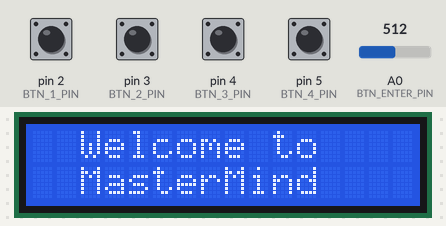
A sketch run on a simulated Arduino Uno, built with avr-gcc and run on an emulated ATmega328P. On the bench: 16×2 character LCD. The test bench sets the inputs (shaded band); at power-on: pin 2 (BTN_1_PIN), pin 3 (BTN_2_PIN), pin 4 (BTN_3_PIN), pin 5 (BTN_4_PIN) LOW, A0 (BTN_ENTER_PIN) = 512. Random numbers use the default seed unless the sketch sets one.

Above: at 9.3 s.
9.4 s: A0 (BTN_ENTER_PIN) set to 984
At 11.2 s:
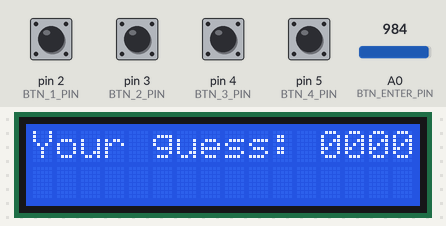
12.2 s: A0 (BTN_ENTER_PIN) set to 1013
At 13.0 s:
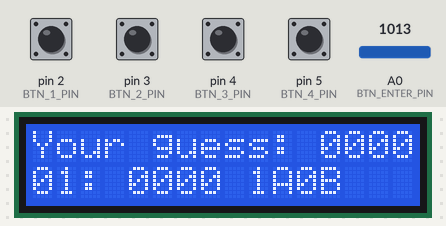
At 36.6 s:
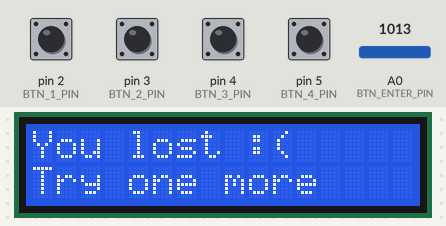
Timing chart, 0 to 38.1 s (numbered marks = the images above; inputs shaded):
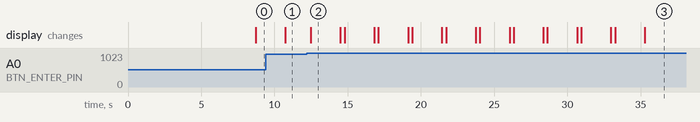

The sketch:

ps6.ino
```cpp
#include "lcd_wrapper.h"
#include "mastermind.h"
#include <time.h>

void setup() {
    srand(time(NULL));
    lcd_init();
}

void loop() {
    char* code = generate_code(false, 4);
    play_game(code);
    free(code);
}
```

mastermind.cpp
```cpp
#include <Arduino.h>
#include "lcd_wrapper.h"
#include "mastermind.h"
#include <stdio.h>
#include <stdlib.h>
#include <time.h>
#include <math.h>
#include <string.h>

char* generate_code(bool repeat, int length){

    if(length < 1) return NULL;
    if(!repeat && length > 10) return NULL;

    char *code = (char*)calloc(length + 1, sizeof(char));

    bool used_cifry[10] = { false };
    for (int i = 0; i < length; i++) {
        int cifra;
        do {
            cifra = rand() % 10;
        } while (!repeat && used_cifry[cifra]);

        code[i] = '0' + cifra;
        used_cifry[cifra] = true;
    }

    code[length] = '\0';
    return code;
}

void get_score(const char* secret, const char* guess, int* peg_a, int* peg_b){
    *peg_a = 0;
    *peg_b = 0;
    char gg[10];

    strcpy(gg, guess);
    for (int i = 0; secret[i]; i+=1) {
        for (int j = 0; gg[j]; j +=1) {
            if (secret[i] == gg[j]) {
                *peg_b +=1;
                gg[j] = ' ';
                break;
            }
        }
        if (secret[i] == guess [i]) {
            *peg_a += 1;
            *peg_b -= 1;
        }
    }
}

void turn_off_leds() {
    for (int i = 6; i < 14; i++) {
        digitalWrite(i, LOW);
    }
}

void lights_greeting() {
    for (int i = 6; i < 14; i++){
        digitalWrite(i, HIGH);
        delay(150);
        turn_off_leds();
    }
    delay(200);
    for (int i = 6; i < 14; i++){
        digitalWrite(i, HIGH);
        delay(150);
        turn_off_leds();
    }
    delay(200);
    for (int i = 6; i < 14; i++){
        digitalWrite(i, HIGH);
        delay(150);
        turn_off_leds();
    }
    delay(200);
    for(int i = LED_BLUE_1; i <= LED_BLUE_4; i+=2) {
        digitalWrite(i, HIGH);
    }
    delay(500);
    turn_off_leds();
    delay(200);
    for(int i = LED_RED_1; i <= LED_RED_4; i+=2) {
        digitalWrite(i, HIGH);
    }
    delay(500);
    turn_off_leds();
    delay(200);
}

char change_number(char symbol) {

    if (symbol < '0' || symbol > '9') return symbol;

    if (symbol == '9') return '0';
    else{
        return symbol + 1;
    }
}

void render_leds(const int peg_a, const int peg_b) {
    int blue_led = LED_BLUE_1;
    for(int i = 0; i < peg_a; i++) {
        digitalWrite(blue_led, HIGH);
        blue_led += 2;
    }

    int red_led = LED_RED_1;
    for(int i = 0; i < peg_b; i++) {
        digitalWrite(red_led, HIGH);
        red_led += 2;
    }
}

void render_history(char* secret, char** history, const int entry){
    int a,b;
    lcd_set_cursor(10, 1);
    lcd_num(entry + 1);
    lcd_print((char *) ":");
    get_score(secret, history[entry], &a, &b);
    lcd_num(a);
    lcd_print((char *) "A");
    lcd_num(b);
    lcd_print((char *) "B");
    turn_off_leds();
    render_leds(a, b);
}

void play_game(char* secret){
    lights_greeting();
    lcd_clear();

    lcd_print_at(2, 0, "Welcome to ");
    lcd_print_at(2, 1, "MasterMind ");

    delay(2000);
    lcd_clear();


    int guesses = 0;
    int delay_time = 250;
    char gues[5] = "0000";
    char **history = (char **) calloc(10, sizeof(char *));
    for(int i = 0; i < 10; i++) {
        history[i] = (char *) calloc(5, sizeof(char));
    }


    while(guesses < 10) {
        int led_a = 0;
        int led_b = 0;
        char guess[] = "0000";
        int history_position = guesses - 1;

        if(guesses > 0) {
            render_history(secret, history, history_position);
        }

        lcd_set_cursor(0, 0);
        lcd_print("Your guess: ");
        lcd_print_at(12, 0, guess);

        while(analogRead(BTN_ENTER_PIN) < 1000) {
            if(digitalRead(BTN_1_PIN) == HIGH) {
                unsigned long pressed_time = millis();
                while(digitalRead(BTN_1_PIN) == HIGH) {
                    if(guesses == 0) {
                        break;
                    }
                    if (digitalRead(BTN_2_PIN) == HIGH) {
                        if (history_position > 0) {
                            history_position -= 1;
                        }
                        render_history(secret, history, history_position);
                        delay(200);
                    } else if (digitalRead(BTN_3_PIN) == HIGH) {
                        if (history_position != guesses - 1) {
                            history_position += 1;
                        }
                        render_history(secret, history, history_position);
                        delay(200);
                    }
                }
                unsigned long released_time = millis();
                if((released_time - pressed_time) < delay_time) {
                    guess[0] = change_number(guess[0]);
                    lcd_print_at(12, 0, guess);
                    delay(delay_time);
                }
            } else if(digitalRead(BTN_2_PIN) == HIGH) {
                guess[1] = change_number(guess[1]);
                lcd_print_at(12, 0, guess);
                delay(delay_time);
            } else if(digitalRead(BTN_3_PIN) == HIGH) {
                guess[2] = change_number(guess[2]);
                lcd_print_at(12, 0, guess);
                delay(delay_time);
            } else if(digitalRead(BTN_4_PIN) == HIGH) {
                guess[3] = change_number(guess[3]);
                lcd_print_at(12, 0, guess);
                delay(delay_time);
            }
        }

        delay(delay_time);
        get_score(secret, guess, &led_a, &led_b);

        if(led_a == 4) {

            lcd_clear();
            lcd_print_at(0, 0, "Winner Winner");
            lcd_print_at(2, 1, "Winner Winner");

            for(int i = LED_BLUE_1; i <= LED_RED_4; i++) {
                digitalWrite(i, HIGH);
            }

            delay(5000);
            turn_off_leds();
            lcd_clear();

            break;
        } else {
            guesses += 1;
            strcpy(history[guesses - 1], guess);
            lcd_clear();
            lcd_print_at(0, 0, "Your guess: ");
            lcd_print_at(12, 0, guess);
            char result[16];
            sprintf(result, "%02d: %s %dA%dB", guesses, guess, led_a, led_b);
            lcd_print_at(0, 1, result);

            delay(2000);
            lcd_clear();
            turn_off_leds();
            render_leds(led_a, led_b);
        }
    }

    if(guesses == 10) {

        lcd_clear();
        lcd_print_at(0, 0, "You lost :(");
        lcd_print_at(0, 1, "Try one more");

        delay(5000);
        lcd_clear();
    }

    for(int i = 0; i < 10; i++) {
        free(history[i]);
    }
    free(history);
}
```

mastermind.h
```cpp
#ifndef _MASTERMIND_H
#define _MASTERMIND_H

#define BTN_1_PIN       2
#define BTN_2_PIN       3
#define BTN_3_PIN       4
#define BTN_4_PIN       5
#define BTN_ENTER_PIN   A0

#define LED_BLUE_1      6
#define LED_RED_1       7
#define LED_BLUE_2      8
#define LED_RED_2       9
#define LED_BLUE_3      10
#define LED_RED_3       11
#define LED_BLUE_4      12
#define LED_RED_4       13


/**
 * Generate secret code
 *
 * Generates secret code, which consists from digits only as a string.
 * No two digits in the code combination can be same! Only if the repeat
 * parameter is set to true.
 * The length of generated code is set by the parameter length. If the given
 * parameter is less than 1, function will generate no code and returns NULL.
 * @param repeat if set to true, numbers in the generated code can repeat
 * @param length the length of the code
 * @return Pointer to the random generated code as string of given length. If length param is less than 1, return NULL.
 */
char* generate_code(bool repeat, int length);


/**
 * Game loop
 *
 * This is the main game loop. Function is called with the secret combination and
 * ends, when the combination is found or when the player runs out of the attempts.
 * @param secret reference to the secret combination
 */
void play_game(char* secret);


/**
 * Renders the RGB leds based on the guessed combination
 *
 * Lights up RGB leds with propper colors based on the current guessed combination.
 * Red color is for guessed number on correct position and blue number is for
 * guessed number on incorrect posititoin.
 * @param peg_a number of guessed digits on correct position
 * @param peg_b number of guessed digits on incorrect position
 */
void render_leds(const int peg_a, const int peg_b);


/**
 * Turns all RGB leds off
 */
void turn_off_leds();
void lights_greeting();


/**
 * Renders history
 *
 * Renders line of a history defined by the parameter entry_nr on the display.
 * @param secret reference to the secret combination
 * @param history list (array) of history entries
 * @param entry_nr index of history entry to render
 */
void render_history(char* secret, char** history, const int entry_nr);


/**
 * Returns score for the given guess
 *
 * @param secret the pointer to the secret code
 * @param guess the pointer to the current guess
 * @param peg_a output parameter to get number of As for current guess
 * * @param peg_b output parameter to get number of Bs for current guess
 */
void get_score(const char* secret, const char* guess, int* peg_a, int* peg_b);
#endif
```

lcd_wrapper.cpp
```cpp
#include <Arduino.h>
#include <LiquidCrystal_I2C.h>
#include "lcd_wrapper.h"

LiquidCrystal_I2C lcd(0x27, 16, 2);

void ahoj(){
    lcd.setCursor(0, 0);
    lcd.print(" hello everyone");

    lcd.setCursor(0, 1);
    lcd.print("     START");

    delay(3000);
}

void lcd_init(){
    lcd.init();
    lcd.backlight();
    ahoj();
}

void lcd_clear(){
    lcd.clear();
}


void lcd_set_cursor(int y, int x){
    lcd.setCursor(y, x);
}


void lcd_print(char* text){
    lcd.print(text);
}


void lcd_num(int num) {
    lcd.print(num);
}

void lcd_print_at(int y, int x, char* text){
    lcd_set_cursor(y, x);
    lcd_print(text);
}
```

lcd_wrapper.h
```cpp
#ifndef _LCD_H
#define _LCD_H

/**
 * Initialize LCD
 *
 * Everything you need to initialize your LCD display, place here.
 * This function should be called in function setup().
 */
void lcd_init();


/**
 * Clears the LCD display
 *
 * Clears content of the LCD display. After the call is display empty.
 */
void lcd_clear();


/**
 * Set cursor to given posititon
 *
 * Sets cursor to given position based on y and x coordinates.
 * @param y the row
 * @param x the column
 */
void lcd_set_cursor(int y, int x);


/**
 * Print text on LCD display
 *
 * Prints the givent text on the display on the current
 * cursor position.
 * @param text the text to print
 */
void lcd_print(char* text);


/**
 * Set cursor to given positition and print text
 *
 * Sets the cursor to given position based on y and x coorindates
 * and then prints the given text.
 * @param y the row
 * @param x the column
 * @param text the text to print
 */
void lcd_print_at(int y, int x, char* text);
void lcd_num(int num);

#endif
```

Measured:
- the behaviour switches between 999 and 1000 on A0 (BTN_ENTER_PIN) (found by bisection; images 1 and 2)
- after the input at 12.2 s, the display: changes after 0.28 s (image 2)
- what the display in image 2 shows lasts 2.0 s, from 12.5 s to 14.5 s
